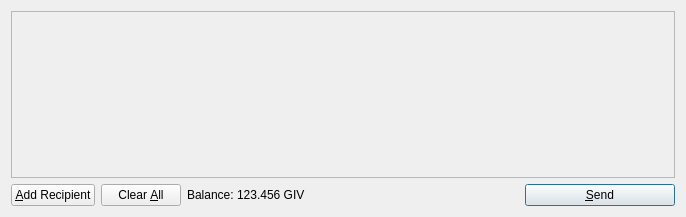
<?xml version="1.0" encoding="UTF-8"?>
<ui version="4.0">
 <class>SendCoinsDialog</class>
 <widget class="QDialog" name="SendCoinsDialog">
  <property name="geometry">
   <rect>
    <x>0</x>
    <y>0</y>
    <width>686</width>
    <height>217</height>
   </rect>
  </property>
  <property name="windowTitle">
   <string>Send Coins</string>
  </property>
  <layout class="QVBoxLayout" name="verticalLayout">
   <item>
    <widget class="QScrollArea" name="scrollArea">
     <property name="widgetResizable">
      <bool>true</bool>
     </property>
     <widget class="QWidget" name="scrollAreaWidgetContents">
      <property name="geometry">
       <rect>
        <x>0</x>
        <y>0</y>
        <width>666</width>
        <height>165</height>
       </rect>
      </property>
      <layout class="QVBoxLayout" name="verticalLayout_2">
       <property name="margin">
        <number>0</number>
       </property>
       <item>
        <layout class="QVBoxLayout" name="entries">
         <property name="spacing">
          <number>6</number>
         </property>
        </layout>
       </item>
       <item>
        <spacer name="verticalSpacer">
         <property name="orientation">
          <enum>Qt::Vertical</enum>
         </property>
         <property name="sizeHint" stdset="0">
          <size>
           <width>20</width>
           <height>40</height>
          </size>
         </property>
        </spacer>
       </item>
      </layout>
     </widget>
    </widget>
   </item>
   <item>
    <layout class="QHBoxLayout" name="horizontalLayout">
     <item>
      <widget class="QPushButton" name="addButton">
       <property name="toolTip">
        <string>Send to multiple recipients at once</string>
       </property>
       <property name="text">
        <string>&amp;Add Recipient</string>
       </property>
       <property name="icon">
        <iconset resource="../bitcoin.qrc">
         <normaloff>:/icons/add</normaloff>:/icons/add</iconset>
       </property>
       <property name="autoDefault">
        <bool>false</bool>
       </property>
      </widget>
     </item>
     <item>
      <widget class="QPushButton" name="clearButton">
       <property name="sizePolicy">
        <sizepolicy hsizetype="Minimum" vsizetype="Fixed">
         <horstretch>0</horstretch>
         <verstretch>0</verstretch>
        </sizepolicy>
       </property>
       <property name="toolTip">
        <string>Remove all transaction fields</string>
       </property>
       <property name="text">
        <string>Clear &amp;All</string>
       </property>
       <property name="icon">
        <iconset resource="../bitcoin.qrc">
         <normaloff>:/icons/remove</normaloff>:/icons/remove</iconset>
       </property>
       <property name="autoRepeatDelay">
        <number>300</number>
       </property>
       <property name="autoDefault">
        <bool>false</bool>
       </property>
      </widget>
     </item>
     <item>
      <layout class="QHBoxLayout" name="horizontalLayout_2">
       <property name="spacing">
        <number>3</number>
       </property>
       <item>
        <widget class="QLabel" name="label">
         <property name="text">
          <string>Balance:</string>
         </property>
        </widget>
       </item>
       <item>
        <widget class="QLabel" name="labelBalance">
         <property name="cursor">
          <cursorShape>IBeamCursor</cursorShape>
         </property>
         <property name="text">
          <string>123.456 GIV</string>
         </property>
         <property name="textInteractionFlags">
          <set>Qt::LinksAccessibleByMouse|Qt::TextSelectableByKeyboard|Qt::TextSelectableByMouse</set>
         </property>
        </widget>
       </item>
      </layout>
     </item>
     <item>
      <spacer name="horizontalSpacer">
       <property name="orientation">
        <enum>Qt::Horizontal</enum>
       </property>
       <property name="sizeHint" stdset="0">
        <size>
         <width>40</width>
         <height>20</height>
        </size>
       </property>
      </spacer>
     </item>
     <item>
      <widget class="QPushButton" name="sendButton">
       <property name="minimumSize">
        <size>
         <width>150</width>
         <height>0</height>
        </size>
       </property>
       <property name="toolTip">
        <string>Confirm the send action</string>
       </property>
       <property name="text">
        <string>&amp;Send</string>
       </property>
       <property name="icon">
        <iconset resource="../bitcoin.qrc">
         <normaloff>:/icons/send</normaloff>:/icons/send</iconset>
       </property>
       <property name="default">
        <bool>true</bool>
       </property>
      </widget>
     </item>
    </layout>
   </item>
  </layout>
 </widget>
 <resources>
  <include location="../bitcoin.qrc"/>
 </resources>
 <connections/>
</ui>
